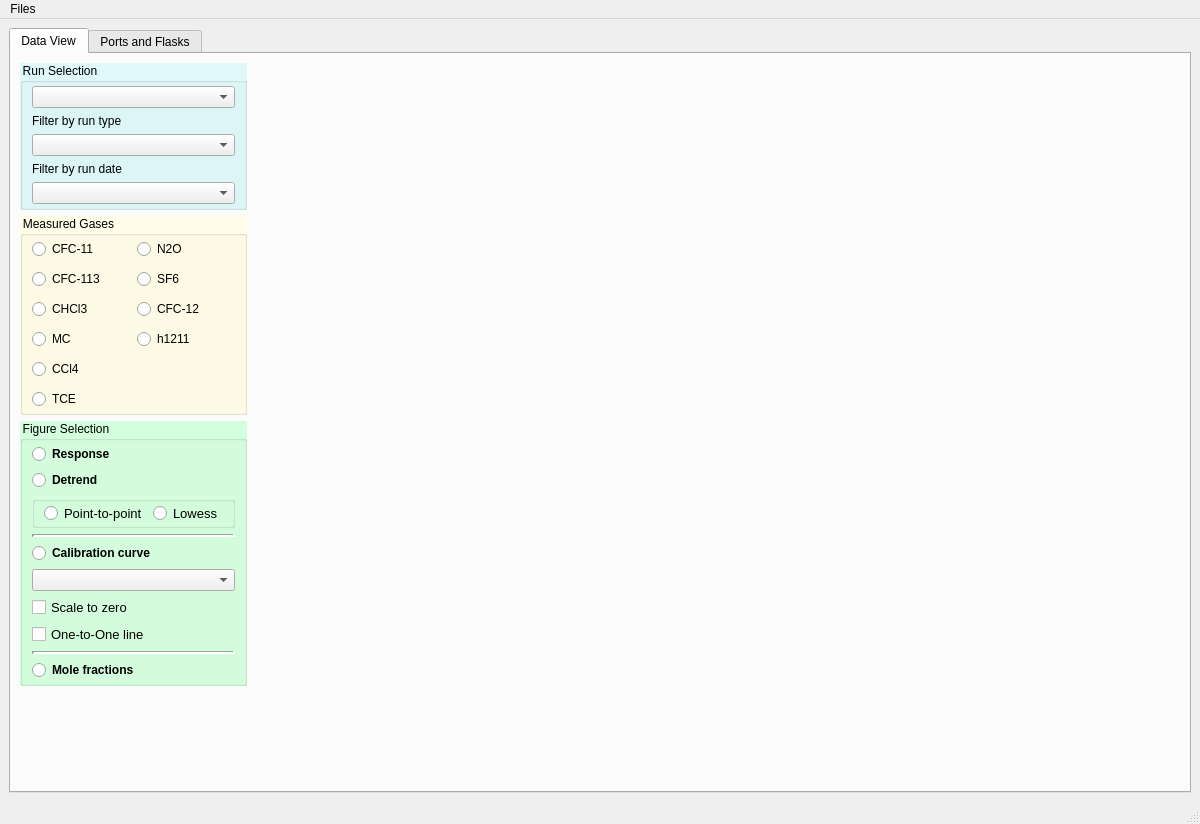
<?xml version="1.0" encoding="UTF-8"?>
<ui version="4.0">
 <class>MainWindow</class>
 <widget class="QMainWindow" name="MainWindow">
  <property name="geometry">
   <rect>
    <x>0</x>
    <y>0</y>
    <width>1200</width>
    <height>824</height>
   </rect>
  </property>
  <property name="windowTitle">
   <string>FE3 Data Processing</string>
  </property>
  <widget class="QWidget" name="centralwidget">
   <layout class="QHBoxLayout" name="horizontalLayout">
    <item>
     <widget class="QTabWidget" name="tabWidget">
      <property name="styleSheet">
       <string notr="true"/>
      </property>
      <property name="currentIndex">
       <number>0</number>
      </property>
      <widget class="QWidget" name="tab">
       <attribute name="title">
        <string>Data View</string>
       </attribute>
       <layout class="QHBoxLayout" name="horizontalLayout_2">
        <item>
         <layout class="QVBoxLayout" name="layout_left">
          <property name="sizeConstraint">
           <enum>QLayout::SetDefaultConstraint</enum>
          </property>
          <property name="rightMargin">
           <number>0</number>
          </property>
          <item alignment="Qt::AlignTop">
           <widget class="QGroupBox" name="runselction_box">
            <property name="styleSheet">
             <string notr="true">QGroupBox {
background-color: rgb(223, 248, 250) ;
}

QGroupBox::title {
    subcontrol-origin: padding;
    subcontrol-position: left top;
    background: transparent;
}</string>
            </property>
            <property name="title">
             <string>Run Selection</string>
            </property>
            <layout class="QVBoxLayout" name="verticalLayout_7">
             <property name="topMargin">
              <number>3</number>
             </property>
             <property name="bottomMargin">
              <number>3</number>
             </property>
             <item>
              <layout class="QVBoxLayout" name="layout_runselect">
               <item>
                <widget class="QComboBox" name="box_runs"/>
               </item>
               <item>
                <widget class="QLabel" name="label_runtype">
                 <property name="text">
                  <string>Filter by run type</string>
                 </property>
                </widget>
               </item>
               <item>
                <widget class="QComboBox" name="box_types"/>
               </item>
               <item>
                <widget class="QLabel" name="label_rundate">
                 <property name="text">
                  <string>Filter by run date</string>
                 </property>
                </widget>
               </item>
               <item>
                <widget class="QComboBox" name="box_dates"/>
               </item>
              </layout>
             </item>
            </layout>
           </widget>
          </item>
          <item alignment="Qt::AlignTop">
           <widget class="QGroupBox" name="gases_box">
            <property name="styleSheet">
             <string notr="true">QGroupBox {
    background-color: rgb(255, 253, 231);
}

QGroupBox::title {
    subcontrol-origin: padding;
    subcontrol-position: left top;
    background: transparent;
}</string>
            </property>
            <property name="title">
             <string>Measured Gases</string>
            </property>
            <layout class="QVBoxLayout" name="verticalLayout_9">
             <property name="topMargin">
              <number>3</number>
             </property>
             <property name="bottomMargin">
              <number>3</number>
             </property>
             <item>
              <layout class="QGridLayout" name="layout_gasbuttons">
               <property name="verticalSpacing">
                <number>10</number>
               </property>
               <item row="2" column="1">
                <widget class="QRadioButton" name="button_CFC12">
                 <property name="text">
                  <string>CFC-12</string>
                 </property>
                 <attribute name="buttonGroup">
                  <string notr="true">buttonGroup_mols1</string>
                 </attribute>
                </widget>
               </item>
               <item row="1" column="0">
                <widget class="QRadioButton" name="button_CFC113">
                 <property name="text">
                  <string>CFC-113</string>
                 </property>
                 <attribute name="buttonGroup">
                  <string notr="true">buttonGroup_mols1</string>
                 </attribute>
                </widget>
               </item>
               <item row="5" column="0">
                <widget class="QRadioButton" name="button_TCE">
                 <property name="text">
                  <string>TCE</string>
                 </property>
                 <attribute name="buttonGroup">
                  <string notr="true">buttonGroup_mols1</string>
                 </attribute>
                </widget>
               </item>
               <item row="1" column="1">
                <widget class="QRadioButton" name="button_SF6">
                 <property name="text">
                  <string>SF6</string>
                 </property>
                 <attribute name="buttonGroup">
                  <string notr="true">buttonGroup_mols1</string>
                 </attribute>
                </widget>
               </item>
               <item row="0" column="1">
                <widget class="QRadioButton" name="button_N2O">
                 <property name="text">
                  <string>N2O</string>
                 </property>
                 <attribute name="buttonGroup">
                  <string notr="true">buttonGroup_mols1</string>
                 </attribute>
                </widget>
               </item>
               <item row="2" column="0">
                <widget class="QRadioButton" name="button_CHCl3">
                 <property name="text">
                  <string>CHCl3</string>
                 </property>
                 <attribute name="buttonGroup">
                  <string notr="true">buttonGroup_mols1</string>
                 </attribute>
                </widget>
               </item>
               <item row="0" column="0">
                <widget class="QRadioButton" name="button_CFC11">
                 <property name="enabled">
                  <bool>true</bool>
                 </property>
                 <property name="text">
                  <string>CFC-11</string>
                 </property>
                 <attribute name="buttonGroup">
                  <string notr="true">buttonGroup_mols1</string>
                 </attribute>
                </widget>
               </item>
               <item row="4" column="0">
                <widget class="QRadioButton" name="button_CCl4">
                 <property name="text">
                  <string>CCl4</string>
                 </property>
                 <attribute name="buttonGroup">
                  <string notr="true">buttonGroup_mols1</string>
                 </attribute>
                </widget>
               </item>
               <item row="3" column="0">
                <widget class="QRadioButton" name="button_MC">
                 <property name="text">
                  <string>MC</string>
                 </property>
                 <attribute name="buttonGroup">
                  <string notr="true">buttonGroup_mols1</string>
                 </attribute>
                </widget>
               </item>
               <item row="3" column="1">
                <widget class="QRadioButton" name="button_h1211">
                 <property name="text">
                  <string>h1211</string>
                 </property>
                 <attribute name="buttonGroup">
                  <string notr="true">buttonGroup_mols1</string>
                 </attribute>
                </widget>
               </item>
              </layout>
             </item>
            </layout>
           </widget>
          </item>
          <item>
           <widget class="QGroupBox" name="figures_box">
            <property name="styleSheet">
             <string notr="true">QGroupBox {
    background-color: rgb(212, 255, 223)
}

QGroupBox::title {
    subcontrol-origin: padding;
    subcontrol-position: left top;
    background: transparent;
}</string>
            </property>
            <property name="title">
             <string>Figure Selection</string>
            </property>
            <layout class="QVBoxLayout" name="verticalLayout_10">
             <property name="topMargin">
              <number>3</number>
             </property>
             <property name="bottomMargin">
              <number>3</number>
             </property>
             <item>
              <widget class="QRadioButton" name="fig_response">
               <property name="font">
                <font>
                 <weight>75</weight>
                 <bold>true</bold>
                </font>
               </property>
               <property name="text">
                <string>Response</string>
               </property>
               <attribute name="buttonGroup">
                <string notr="true">buttonGroup_figs</string>
               </attribute>
              </widget>
             </item>
             <item>
              <widget class="QRadioButton" name="fig_detrend">
               <property name="font">
                <font>
                 <weight>75</weight>
                 <bold>true</bold>
                </font>
               </property>
               <property name="styleSheet">
                <string notr="true"/>
               </property>
               <property name="text">
                <string>Detrend</string>
               </property>
               <attribute name="buttonGroup">
                <string notr="true">buttonGroup_figs</string>
               </attribute>
              </widget>
             </item>
             <item>
              <widget class="QGroupBox" name="groupBox">
               <property name="title">
                <string/>
               </property>
               <property name="flat">
                <bool>true</bool>
               </property>
               <layout class="QVBoxLayout" name="verticalLayout_2">
                <property name="topMargin">
                 <number>1</number>
                </property>
                <property name="bottomMargin">
                 <number>1</number>
                </property>
                <item>
                 <layout class="QGridLayout" name="gridLayout_1">
                  <item row="0" column="1">
                   <widget class="QRadioButton" name="detrend_lowess">
                    <property name="font">
                     <font>
                      <pointsize>10</pointsize>
                     </font>
                    </property>
                    <property name="text">
                     <string>Lowess</string>
                    </property>
                    <property name="iconSize">
                     <size>
                      <width>12</width>
                      <height>12</height>
                     </size>
                    </property>
                   </widget>
                  </item>
                  <item row="0" column="0">
                   <widget class="QRadioButton" name="detrend_linear">
                    <property name="font">
                     <font>
                      <pointsize>10</pointsize>
                     </font>
                    </property>
                    <property name="text">
                     <string>Point-to-point</string>
                    </property>
                    <property name="iconSize">
                     <size>
                      <width>12</width>
                      <height>12</height>
                     </size>
                    </property>
                   </widget>
                  </item>
                 </layout>
                </item>
               </layout>
              </widget>
             </item>
             <item>
              <widget class="Line" name="line_2">
               <property name="lineWidth">
                <number>3</number>
               </property>
               <property name="orientation">
                <enum>Qt::Horizontal</enum>
               </property>
              </widget>
             </item>
             <item>
              <widget class="QRadioButton" name="fig_calibration">
               <property name="font">
                <font>
                 <weight>75</weight>
                 <bold>true</bold>
                </font>
               </property>
               <property name="text">
                <string>Calibration curve</string>
               </property>
               <attribute name="buttonGroup">
                <string notr="true">buttonGroup_figs</string>
               </attribute>
              </widget>
             </item>
             <item>
              <widget class="QComboBox" name="comboBox_calcurve"/>
             </item>
             <item>
              <widget class="QCheckBox" name="checkBox_scale0">
               <property name="font">
                <font>
                 <pointsize>10</pointsize>
                </font>
               </property>
               <property name="text">
                <string>Scale to zero</string>
               </property>
              </widget>
             </item>
             <item>
              <widget class="QCheckBox" name="checkBox_one2one">
               <property name="font">
                <font>
                 <pointsize>10</pointsize>
                </font>
               </property>
               <property name="text">
                <string>One-to-One line</string>
               </property>
              </widget>
             </item>
             <item>
              <widget class="Line" name="line_3">
               <property name="sizePolicy">
                <sizepolicy hsizetype="Minimum" vsizetype="Fixed">
                 <horstretch>0</horstretch>
                 <verstretch>0</verstretch>
                </sizepolicy>
               </property>
               <property name="lineWidth">
                <number>3</number>
               </property>
               <property name="orientation">
                <enum>Qt::Horizontal</enum>
               </property>
              </widget>
             </item>
             <item>
              <widget class="QRadioButton" name="fig_molefractions">
               <property name="font">
                <font>
                 <weight>75</weight>
                 <bold>true</bold>
                </font>
               </property>
               <property name="text">
                <string>Mole fractions</string>
               </property>
               <attribute name="buttonGroup">
                <string notr="true">buttonGroup_figs</string>
               </attribute>
              </widget>
             </item>
            </layout>
           </widget>
          </item>
          <item>
           <spacer name="verticalSpacer">
            <property name="orientation">
             <enum>Qt::Vertical</enum>
            </property>
            <property name="sizeHint" stdset="0">
             <size>
              <width>20</width>
              <height>40</height>
             </size>
            </property>
           </spacer>
          </item>
         </layout>
        </item>
        <item>
         <layout class="QVBoxLayout" name="display_layout">
          <item>
           <widget class="MplWidget" name="mpl_plot" native="true">
            <property name="sizePolicy">
             <sizepolicy hsizetype="Expanding" vsizetype="Expanding">
              <horstretch>0</horstretch>
              <verstretch>0</verstretch>
             </sizepolicy>
            </property>
            <property name="font">
             <font>
              <pointsize>12</pointsize>
              <weight>50</weight>
              <bold>false</bold>
             </font>
            </property>
           </widget>
          </item>
         </layout>
        </item>
       </layout>
      </widget>
      <widget class="QWidget" name="tab_2">
       <attribute name="title">
        <string>Ports and Flasks</string>
       </attribute>
       <layout class="QHBoxLayout" name="horizontalLayout_3">
        <item>
         <layout class="QVBoxLayout" name="verticalLayout">
          <item>
           <widget class="QGroupBox" name="gases_box_2">
            <property name="styleSheet">
             <string notr="true">QGroupBox {
    background-color: rgb(255, 253, 231);
}

QGroupBox::title {
    subcontrol-origin: padding;
    subcontrol-position: left top;
    background: transparent;
}</string>
            </property>
            <property name="title">
             <string>FE3 Measured Gases</string>
            </property>
            <layout class="QVBoxLayout" name="verticalLayout_11">
             <item>
              <layout class="QGridLayout" name="layout_gasbuttons_2">
               <property name="verticalSpacing">
                <number>10</number>
               </property>
               <item row="2" column="1">
                <widget class="QRadioButton" name="button_CFC12_2">
                 <property name="text">
                  <string>CFC-12</string>
                 </property>
                 <attribute name="buttonGroup">
                  <string notr="true">buttonGroup_mols2</string>
                 </attribute>
                </widget>
               </item>
               <item row="1" column="0">
                <widget class="QRadioButton" name="button_CFC113_2">
                 <property name="text">
                  <string>CFC-113</string>
                 </property>
                 <attribute name="buttonGroup">
                  <string notr="true">buttonGroup_mols2</string>
                 </attribute>
                </widget>
               </item>
               <item row="5" column="0">
                <widget class="QRadioButton" name="button_TCE_2">
                 <property name="text">
                  <string>TCE</string>
                 </property>
                 <attribute name="buttonGroup">
                  <string notr="true">buttonGroup_mols2</string>
                 </attribute>
                </widget>
               </item>
               <item row="1" column="1">
                <widget class="QRadioButton" name="button_SF6_2">
                 <property name="text">
                  <string>SF6</string>
                 </property>
                 <attribute name="buttonGroup">
                  <string notr="true">buttonGroup_mols2</string>
                 </attribute>
                </widget>
               </item>
               <item row="0" column="1">
                <widget class="QRadioButton" name="button_N2O_2">
                 <property name="text">
                  <string>N2O</string>
                 </property>
                 <attribute name="buttonGroup">
                  <string notr="true">buttonGroup_mols2</string>
                 </attribute>
                </widget>
               </item>
               <item row="2" column="0">
                <widget class="QRadioButton" name="button_CHCl3_2">
                 <property name="text">
                  <string>CHCl3</string>
                 </property>
                 <attribute name="buttonGroup">
                  <string notr="true">buttonGroup_mols2</string>
                 </attribute>
                </widget>
               </item>
               <item row="0" column="0">
                <widget class="QRadioButton" name="button_CFC11_2">
                 <property name="enabled">
                  <bool>true</bool>
                 </property>
                 <property name="text">
                  <string>CFC-11</string>
                 </property>
                 <attribute name="buttonGroup">
                  <string notr="true">buttonGroup_mols2</string>
                 </attribute>
                </widget>
               </item>
               <item row="4" column="0">
                <widget class="QRadioButton" name="button_CCl4_2">
                 <property name="text">
                  <string>CCl4</string>
                 </property>
                 <attribute name="buttonGroup">
                  <string notr="true">buttonGroup_mols2</string>
                 </attribute>
                </widget>
               </item>
               <item row="3" column="0">
                <widget class="QRadioButton" name="button_MC_2">
                 <property name="text">
                  <string>MC</string>
                 </property>
                 <attribute name="buttonGroup">
                  <string notr="true">buttonGroup_mols2</string>
                 </attribute>
                </widget>
               </item>
               <item row="3" column="1">
                <widget class="QRadioButton" name="button_h1211_2">
                 <property name="text">
                  <string>h1211</string>
                 </property>
                 <attribute name="buttonGroup">
                  <string notr="true">buttonGroup_mols2</string>
                 </attribute>
                </widget>
               </item>
              </layout>
             </item>
            </layout>
           </widget>
          </item>
          <item>
           <widget class="QTableWidget" name="table_ports"/>
          </item>
         </layout>
        </item>
        <item>
         <widget class="QTableWidget" name="table_flasks"/>
        </item>
       </layout>
      </widget>
     </widget>
    </item>
   </layout>
  </widget>
  <widget class="QMenuBar" name="menubar">
   <property name="geometry">
    <rect>
     <x>0</x>
     <y>0</y>
     <width>1200</width>
     <height>22</height>
    </rect>
   </property>
   <property name="defaultUp">
    <bool>true</bool>
   </property>
   <widget class="QMenu" name="menuFiles">
    <property name="title">
     <string>Files</string>
    </property>
    <addaction name="actionExport_Selected_Run"/>
    <addaction name="separator"/>
    <addaction name="actionDelete_Selected_Run"/>
   </widget>
   <addaction name="menuFiles"/>
  </widget>
  <widget class="QStatusBar" name="statusbar"/>
  <action name="actionDelete_Selected_Run">
   <property name="text">
    <string>Delete Selected Run</string>
   </property>
  </action>
  <action name="actionExport_Selected_Run">
   <property name="text">
    <string>Export Selected Run</string>
   </property>
  </action>
 </widget>
 <customwidgets>
  <customwidget>
   <class>MplWidget</class>
   <extends>QWidget</extends>
   <header>mplwidget.h</header>
   <container>1</container>
  </customwidget>
 </customwidgets>
 <resources/>
 <connections/>
 <buttongroups>
  <buttongroup name="buttonGroup_mols1"/>
  <buttongroup name="buttonGroup_figs"/>
  <buttongroup name="buttonGroup_mols2"/>
 </buttongroups>
</ui>
